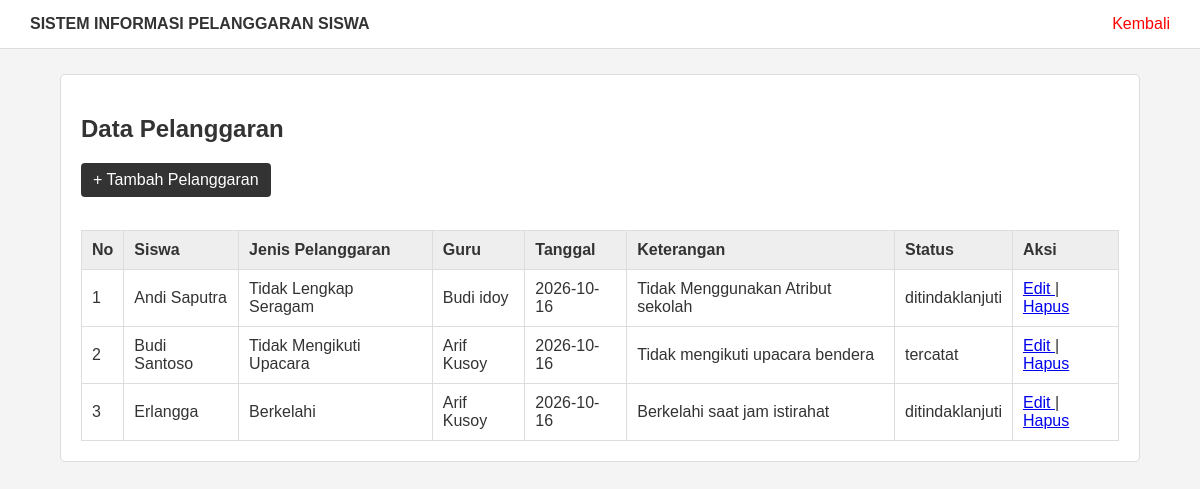
The page /pelanggaran.php (signed in) on the database its author committed.
### tables this page shows
CREATE TABLE `pelanggaran` (
  `id` int(11) NOT NULL,
  `siswa_id` int(11) NOT NULL,
  `jenis_id` int(11) NOT NULL,
  `guru_id` int(11) DEFAULT NULL,
  `tanggal` date NOT NULL,
  `keterangan` text DEFAULT NULL,
  `status` varchar(50) DEFAULT 'tercatat'
);

CREATE TABLE `siswa` (
  `id` int(11) NOT NULL,
  `nis` varchar(30) NOT NULL,
  `nisn` varchar(20) DEFAULT NULL,
  `nama` varchar(150) NOT NULL,
  `jenis_kelamin` char(1) DEFAULT NULL,
  `tanggal_lahir` date DEFAULT NULL,
  `alamat` text DEFAULT NULL,
  `no_hp_ortu` varchar(20) DEFAULT NULL,
  `aktif` tinyint(1) DEFAULT 1,
  `status_aktif` tinyint(1) DEFAULT 1,
  `created_at` timestamp NOT NULL DEFAULT current_timestamp(),
  `updated_at` timestamp NOT NULL DEFAULT current_timestamp() ON UPDATE current_timestamp()
);

CREATE TABLE `jenis_pelanggaran` (
  `id` int(11) NOT NULL,
  `kategori_id` int(11) DEFAULT NULL,
  `nama` varchar(150) NOT NULL,
  `poin` int(11) DEFAULT 0,
  `keterangan` text DEFAULT NULL,
  `status_aktif` tinyint(1) DEFAULT 1
);

CREATE TABLE `guru` (
  `id` int(11) NOT NULL,
  `nip` varchar(30) NOT NULL,
  `nama` varchar(150) NOT NULL,
  `jenis_kelamin` char(1) DEFAULT NULL,
  `mata_pelajaran` varchar(100) DEFAULT NULL,
  `email` varchar(100) DEFAULT NULL,
  `no_hp` varchar(20) DEFAULT NULL,
  `alamat` text DEFAULT NULL,
  `status_aktif` tinyint(1) DEFAULT 1,
  `dibuat_pada` timestamp NOT NULL DEFAULT current_timestamp(),
  `diperbarui_pada` timestamp NOT NULL DEFAULT current_timestamp() ON UPDATE current_timestamp()
);

### pelanggaran.php (the view, shortened to what this page needs)
<?php
include "database.php";
$query = mysqli_query($koneksi, "
    SELECT
        pelanggaran.id,
        siswa.nama AS nama_siswa,
        jenis_pelanggaran.nama AS jenis_pelanggaran,
        guru.nama AS nama_guru,
        pelanggaran.tanggal,
        pelanggaran.keterangan,
        pelanggaran.status
    FROM pelanggaran
    JOIN siswa
        ON pelanggaran.siswa_id = siswa.id
    JOIN jenis_pelanggaran
        ON pelanggaran.jenis_id = jenis_pelanggaran.id
    LEFT JOIN guru
        ON pelanggaran.guru_id = guru.id
    ORDER BY pelanggaran.id DESC
");
?>
<!DOCTYPE html>
<html>
<head>
    <link rel="stylesheet" href="style.css">
</head>
<body>
<div class="header">
    <b>
        SISTEM INFORMASI PELANGGARAN SISWA
    </b>
    <a href="dashboard.php">
        Kembali
    </a>
</div>
<div class="container">
    <div class="box">
        <h2>
            Data Pelanggaran
        </h2>
        <?php if ($_SESSION['role'] == 'admin' || $_SESSION['role'] == 'guru') { ?>
            <a
                href="tambah_pelanggaran.php"
                class="btn-tambah"
            >
                + Tambah Pelanggaran
            </a>
        <?php } ?>
        <br>
        <br>
        <table>
            <tr>
                <th>No</th>
                <th>Siswa</th>
                <th>Jenis Pelanggaran</th>
                <th>Guru</th>
                <th>Tanggal</th>
                <th>Keterangan</th>
                <th>Status</th>
                <?php if ($_SESSION['role'] == 'admin') { ?>
                    <th>Aksi</th>
                <?php } ?>
            </tr>
            <?php
            $no = 1;
            while ($data = mysqli_fetch_assoc($query)) {
            ?>
            <tr>
                <td>
                    <?= $no++; ?>
                </td>
                <td>
                    <?= htmlspecialchars($data['nama_siswa']); ?>
                </td>
                <td>
                    <?= htmlspecialchars($data['jenis_pelanggaran']); ?>
                </td>
                <td>
                    <?= htmlspecialchars($data['nama_guru'] ?? '-'); ?>
                </td>
                <td>
                    <?= htmlspecialchars($data['tanggal']); ?>
                </td>
                <td>
                    <?= htmlspecialchars($data['keterangan'] ?? '-'); ?>
                </td>
                <td>
                    <?= htmlspecialchars($data['status']); ?>
                </td>
                <?php if ($_SESSION['role'] == 'admin') { ?>
                    <td>
                        <a
                            href="edit_pelanggaran.php?id=<?= $data['id']; ?>"
                        >
                            Edit
                        </a>
                        |
                        <a
                            href="hapus_pelanggaran.php?id=<?= $data['id']; ?>"
                            onclick="return confirm('Yakin ingin menghapus data ini?')"
                        >
                            Hapus
                        </a>
                    </td>
                <?php } ?>
            </tr>
            <?php
            }
            ?>
        </table>
    </div>
</div>
</body>
</html>

### style.css (style rules this page uses)
* { box-sizing: border-box; }
body { margin: 0; font-family: Arial, sans-serif; background: #f4f4f4; color: #333; }
.header { background: white; border-bottom: 1px solid #ddd; padding: 15px 30px; }
.header a { float: right; color: red; text-decoration: none; }
.container { width: 90%; max-width: 1100px; margin: 25px auto; }
.box { background: white; border: 1px solid #ddd; border-radius: 5px; padding: 20px; margin-bottom: 20px; }
table { width: 100%; border-collapse: collapse; background: white; }
table th, table td { border: 1px solid #ddd; padding: 10px; text-align: left; }
table th { background: #eee; }
.btn-tambah { display: inline-block; padding: 8px 12px; background: #333; color: white; text-decoration: none; border-radius: 4px; margin-bottom: 15px; }

### rows shown on the page
pelanggaran: siswa.nama "Andi Saputra", jenis.nama "Tidak Lengkap Seragam", guru.nama "Budi idoy", tanggal "2026-10-16", keterangan "Tidak Menggunakan Atribut sekolah", status "ditindaklanjuti"
pelanggaran: siswa.nama "Budi Santoso", jenis.nama "Tidak Mengikuti Upacara", guru.nama "Arif Kusoy", tanggal "2026-10-16", keterangan "Tidak mengikuti upacara bendera", status "tercatat"
pelanggaran: siswa.nama "Erlangga", jenis.nama "Berkelahi", guru.nama "Arif Kusoy", tanggal "2026-10-16", keterangan "Berkelahi saat jam istirahat", status "ditindaklanjuti"
